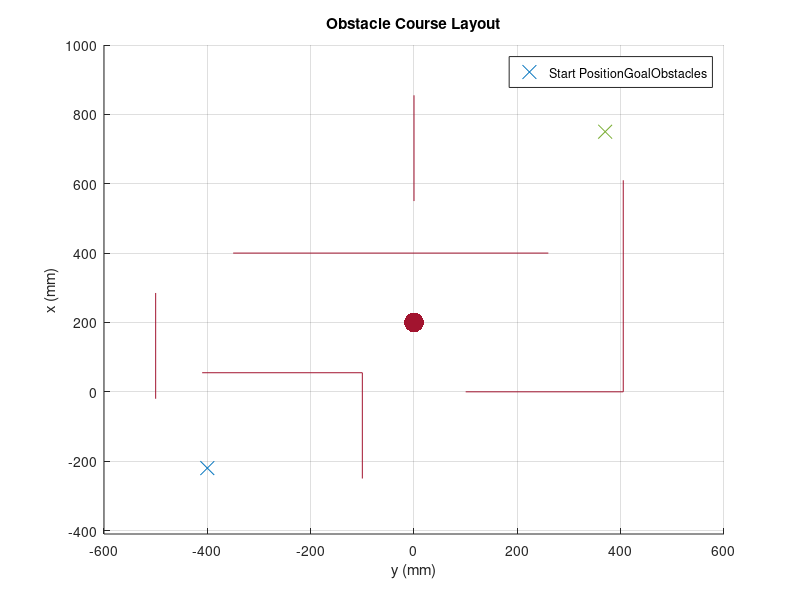

Source code (MATLAB):
clc; clear; close all;

% PLOT Y VALUES THEN X VALUES SO THE AXISES MATCH THE PHYSICAL CRANE
figure()

% MATCH THE PLOT BOUNDS TO THE BOUNDS OF THE OBSTACLE COURSE
axis([-600 600 -410 1000])
hold on
grid on


xlabel('y (mm)')
ylabel('x (mm)')
title('Obstacle Course Layout')

% Plot Start and end values
xstart = -220;
ystart = -400;
scatter(ystart, xstart, 100, [0 0.4470 0.7410], "x");

xgoal = 750;
ygoal = 370;
scatter(ygoal, xgoal, 100,[0.4660 0.6740 0.1880],"x");

% Plot obstacles
scatter(0, 200, 200, [0.6350 0.0780 0.1840], "filled")

obst_1x = [-250 55 55];
obst_1y = [-100 -100 -410];
plot(obst_1y, obst_1x, 'Color', [0.6350 0.0780 0.1840]);

obst2_y = [-500 -500];
obst2_x = [-20 285];
plot(obst2_y, obst2_x, 'Color', [0.6350 0.0780 0.1840]);

obst3_y = [-350 260];
obst3_x = [400 400];
plot(obst3_y, obst3_x, 'Color', [0.6350 0.0780 0.1840]);

obst4_y = [100 405 405];
obst4_x = [0 0 610];
plot(obst4_y, obst4_x, 'Color', [0.6350 0.0780 0.1840])

obst5_y = [0 0];
obst5_x = [550 855];
plot(obst5_y, obst5_x, 'Color', [0.6350 0.0780 0.1840])

legend(["Start Position", "Goal", "Obstacles"])
